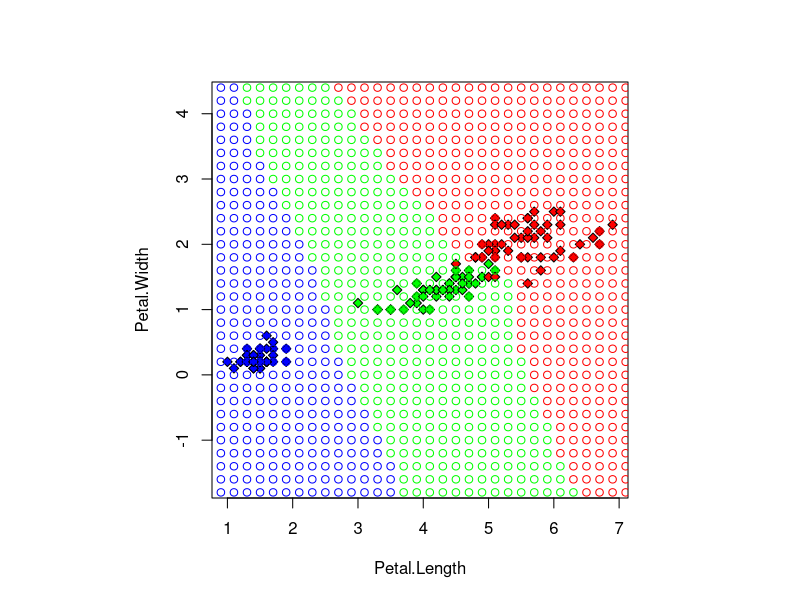

The R script that drew this image:
euclidean <- function(a, b) {
  return (sqrt(sum((a - b) ^ 2)))
}

kNN <- function(dataset, points, k, dist = euclidean) {
  answer <- array(dim=c(length(points[,1])))
  
  for (i in 1:length(points[,1])) {
    cat("\rPoint", i, "of", length(points[,1]))
    distance <- array(dim=dim(dataset)[1])
    for (j in 1:dim(dataset)[1]) {
      distance[j] <- dist(dataset[j, 3:4], points[i,])
    }
    sortedDataset <- dataset[order(distance),]
    
    classesCount <- c(0, 0, 0)
    names(classesCount) = unique(iris$Species)
    for (j in 1:k) {
      classesCount[sortedDataset$Species[j]] <- classesCount[sortedDataset$Species[j]] + 1
    }
    answer[i] = names(which.max(classesCount))[1]
  }
  
  return (answer)
}

par(mfrow=c(1,1), pty="s")

xs <- seq(from = 0.5, to = 7.5, by = 0.2)
ys <- seq(from = -2, to = 5, by = 0.2)

z <- array(dim = c(length(xs) * length(ys), 2))

index <- 1
for (i in xs) {
  for (j in ys) {
    z[index,] <- c(i, j)
    index <- index + 1
  }
}

result <- kNN(iris, z, 6)

colors <- c("setosa" = "blue", "virginica" = "red", "versicolor" = "green")
plot(iris[, 3:4], bg = colors[paste(iris$Species)], pch=23, asp=1)
points(z[,1], z[,2], col = colors[result], pch = 21)